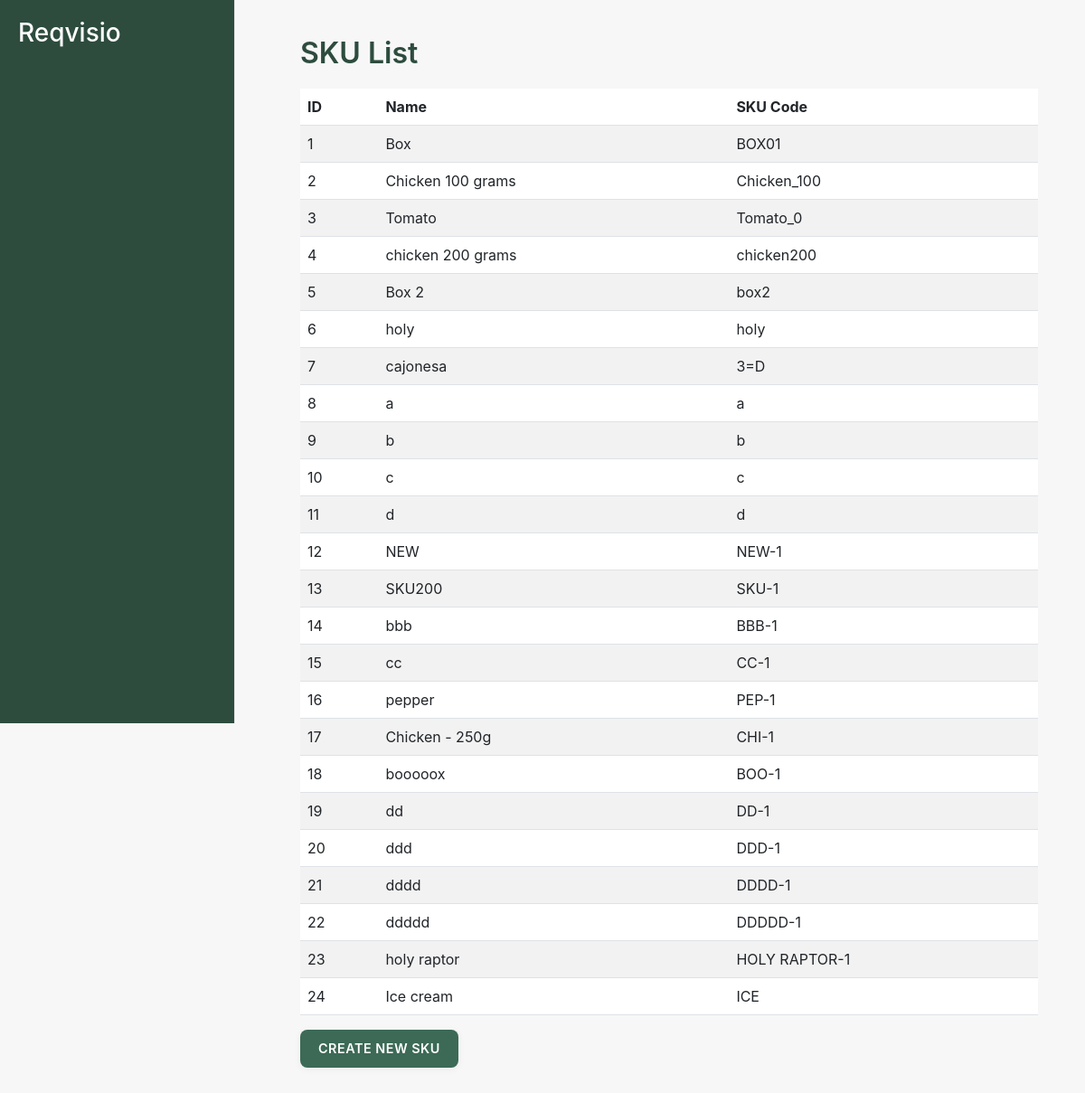
Before: /procurement01/skus/ (signed in) with the older database file.
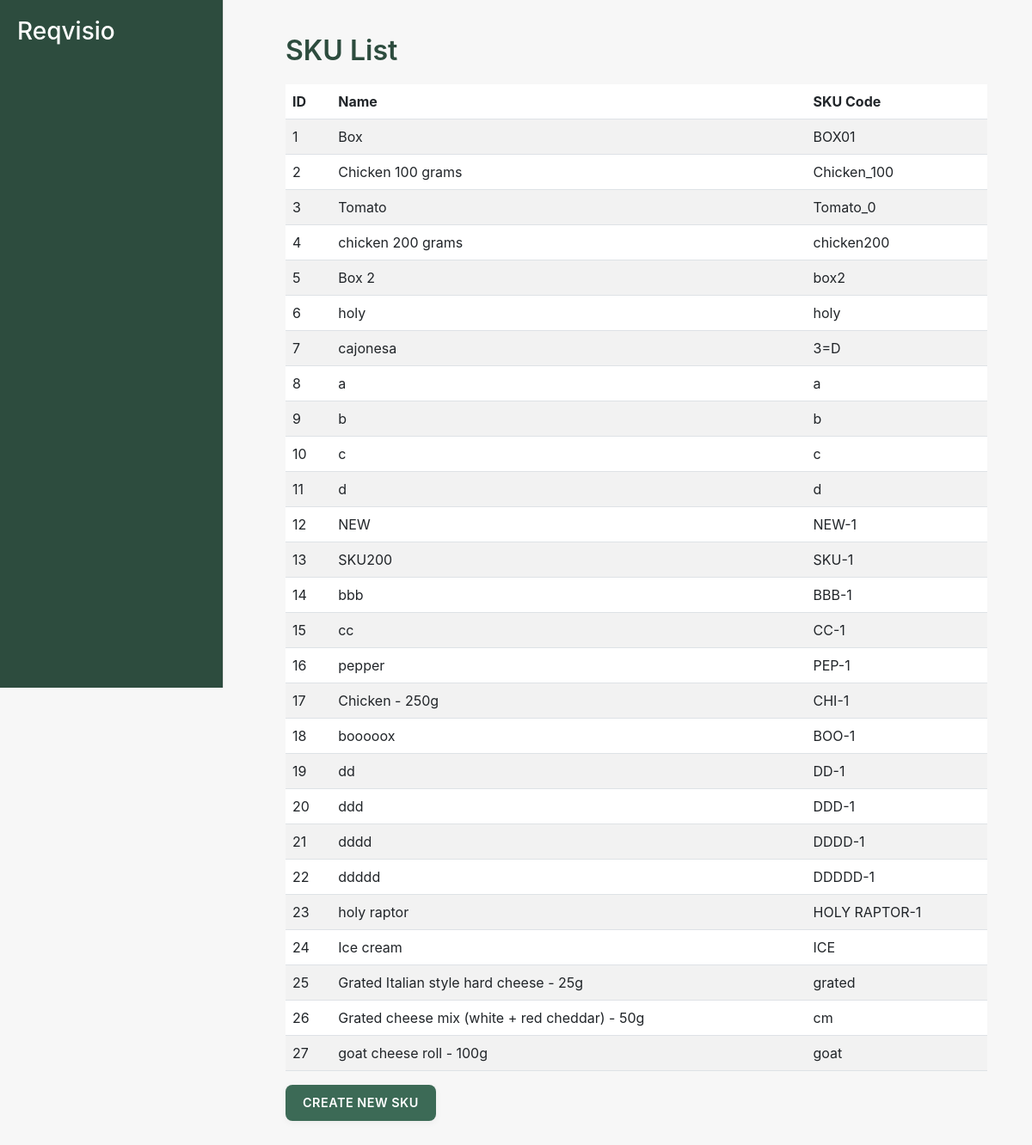
After: the same page with the newer database file.
### procurement01/models.py (models this page shows, shortened)
class SKU(models.Model):
    name = models.CharField(max_length=100)
    sku_code = models.CharField(max_length=50, unique=True)
    company = models.ForeignKey(Company, on_delete=models.CASCADE)
    image_url = models.URLField(blank=True, null=True)  # Optional image URL

### procurement01/views.py (the view)
# urls.py: path('skus/', views.sku_list_view, name='sku_list'),
@login_required
def sku_list_view(request):
    skus = SKU.objects.all()
    return render(request, 'procurement01/sku_list.html', {'skus': skus})

### procurement01/templates/procurement01/sku_list.html (shortened to what this page needs)
{% extends 'procurement01/layout.html' %}
{% block content %}
<h2>SKU List</h2>
<table class="table table-striped" id="sku-table">
    <thead>
        <tr>
            <th>ID</th>
            <th>Name</th>
            <th>SKU Code</th>
        </tr>
    </thead>
    <tbody>
        {% for sku in skus %}
        <tr class="clickable-row" data-href="{% url 'sku_detail' sku.id %}">
            <td>{{ sku.id }}</td>
            <td>{{ sku.name }}</td>
            <td>{{ sku.sku_code }}</td>
        </tr>
        {% endfor %}
    </tbody>
</table>
<a href="{% url 'sku_create' %}" class="btn btn-primary">Create New SKU</a>
{% endblock %}

### procurement01/templates/procurement01/layout.html (shortened to what this page needs)
{% load static %}
<!DOCTYPE html>
<html lang="en">
<head>
    <link href="https://cdn.jsdelivr.net/npm/bootstrap@5.3.0-alpha3/dist/css/bootstrap.min.css" rel="stylesheet">
    <link href="https://cdn.jsdelivr.net/npm/select2@4.1.0/dist/css/select2.min.css" rel="stylesheet" />
    <link href="https://cdn.jsdelivr.net/npm/choices.js/public/assets/styles/choices.min.css" rel="stylesheet">
    <link href="https://cdn.jsdelivr.net/npm/bootstrap-icons@1.10.0/font/bootstrap-icons.css" rel="stylesheet">
    <link href="{% static 'style.css' %}" rel="stylesheet">
</head>
<body>
    <div class="sidebar d-flex flex-column">
        <h3>Reqvisio</h3>
    </div>
    <div class="main-content" id="main-content">
        <div class="container">
            {% block content %}{% endblock %}
        </div>
    </div>
</body>
</html>

### procurement01/static/style.css (style rules this page uses)
body { font-family: -apple-system, BlinkMacSystemFont, "Segoe UI", Roboto, Helvetica, Arial, sans-serif; background-color: #f7f7f7; color: #333; display: flex; margin: 0; padding: 0; overflow-y: auto; }
.main-content { margin-left: 280px; padding: 40px; width: calc(100% - 280px); }
h2 { color: #2d4c3e; font-weight: 600; margin-bottom: 20px; }
.btn { font-size: 0.9em; border-radius: 8px; padding: 10px 20px; font-weight: 600; text-transform: uppercase; letter-spacing: 0.5px; border: none; box-shadow: 0px 2px 8px rgba(0, 0, 0, 0.05); transition: background-color 0.3s; }
.btn-primary { background-color: #3c6a56; color: #ffffff; }
.sidebar { width: 260px; background-color: #2d4c3e; height: 100vh; padding: 20px; position: fixed; color: #ffffff; display: flex; flex-direction: column; justify-content: space-between; gap: 30px; border-right: 1px solid #e0e0e0; }
.sidebar h3 { margin-bottom: 20px; }
.btn-primary { background-color: #3c6a56; border: none; font-weight: 600; text-transform: uppercase; padding: 10px 20px; border-radius: 8px; transition: background-color 0.3s; }
.btn-primary { background-color: #3c6a56; border-color: #3c6a56; }

Changed rows visible on the page:
added SKU: id "25", name "Grated Italian style hard cheese - 25g", sku_code "grated"
added SKU: id "26", name "Grated cheese mix (white + red cheddar) - 50g", sku_code "cm"
added SKU: id "27", name "goat cheese roll - 100g", sku_code "goat"
